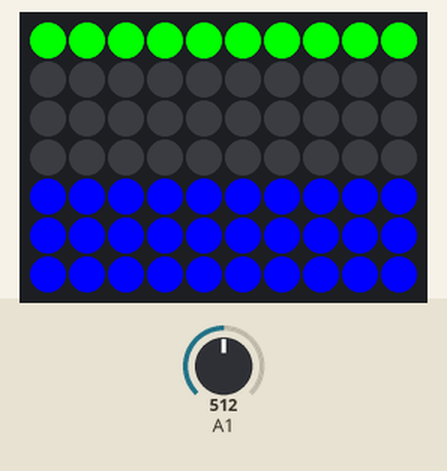
The sketch below on a simulated Arduino Uno, built with avr-gcc and run on an emulated ATmega328P. Parts: 10×7 RGB LED matrix (first LED top left, wired row by row). The inputs (shaded band) are chosen by the test bench; at power-on: A1 = 512. Random numbers use the default seed unless the sketch sets one.

Above: at 0.2 s.

The sketch:

MicrophoneTest.ino
```cpp
#include <FastLED.h>

#define LED_PIN  6

#define COLOR_ORDER RGB
#define CHIPSET     WS2811

#define BRIGHTNESS 255

#define  MESSAGE "This is a little message inclubing a typo. If you can read this, you stared long enough onto these pixels to actually read all of it."

// Helper functions for an two-dimensional XY matrix of pixels.
// Simple 2-D demo code is included as well.
//
//     XY(x,y) takes x and y coordinates and returns an LED index number,
//             for use like this:  leds[ XY(x,y) ] == CRGB::Red;
//             No error checking is performed on the ranges of x and y.
//
//     XYsafe(x,y) takes x and y coordinates and returns an LED index number,
//             for use like this:  leds[ XY(x,y) ] == CRGB::Red;
//             Error checking IS performed on the ranges of x and y, and an
//             index of "-1" is returned.  Special instructions below
//             explain how to use this without having to do your own error
//             checking every time you use this function.
//             This is a slightly more advanced technique, and
//             it REQUIRES SPECIAL ADDITIONAL setup, described below.


// Params for width and height
const uint8_t kMatrixWidth = 10;
const uint8_t kMatrixHeight = 7;

// Param for different pixel layouts
const bool    kMatrixSerpentineLayout = true;
// Set 'kMatrixSerpentineLayout' to false if your pixels are
// laid out all running the same way, like this:
//
//     0 >  1 >  2 >  3 >  4
//                         |
//     .----<----<----<----'
//     |
//     5 >  6 >  7 >  8 >  9
//                         |
//     .----<----<----<----'
//     |
//    10 > 11 > 12 > 13 > 14
//                         |
//     .----<----<----<----'
//     |
//    15 > 16 > 17 > 18 > 19
//
// Set 'kMatrixSerpentineLayout' to true if your pixels are
// laid out back-and-forth, like this:
//
//     0 >  1 >  2 >  3 >  4
//                         |
//                         |
//     9 <  8 <  7 <  6 <  5
//     |
//     |
//    10 > 11 > 12 > 13 > 14
//                        |
//                        |
//    19 < 18 < 17 < 16 < 15
//
// Bonus vocabulary word: anything that goes one way
// in one row, and then backwards in the next row, and so on
// is call "boustrophedon", meaning "as the ox plows."


// This function will return the right 'led index number' for
// a given set of X and Y coordinates on your matrix.
// IT DOES NOT CHECK THE COORDINATE BOUNDARIES.
// That's up to you.  Don't pass it bogus values.
//
// Use the "XY" function like this:
//
//    for( uint8_t x = 0; x < kMatrixWidth; x++) {
//      for( uint8_t y = 0; y < kMatrixHeight; y++) {
//
//        // Here's the x, y to 'led index' in action:
//        leds[ XY( x, y) ] = CHSV( random8(), 255, 255);
//
//      }
//    }
//
//
uint16_t XY( uint8_t x, uint8_t y)
{
  uint16_t i;

  if ( kMatrixSerpentineLayout == false) {
    i = (y * kMatrixWidth) + x;
  }

  if ( kMatrixSerpentineLayout == true) {
    if ( !(y & 0x01)) {
      // Odd rows run backwards
      uint8_t reverseX = (kMatrixWidth - 1) - x;
      i = (y * kMatrixWidth) + reverseX;
    }
    else {
      // Even rows run forwards
      i = (y * kMatrixWidth) + x;
    }
  }

  return i;
}


// Once you've gotten the basics working (AND NOT UNTIL THEN!)
// here's a helpful technique that can be tricky to set up, but
// then helps you avoid the needs for sprinkling array-bound-checking
// throughout your code.
//
// It requires a careful attention to get it set up correctly, but
// can potentially make your code smaller and faster.
//
// Suppose you have an 8 x 5 matrix of 40 LEDs.  Normally, you'd
// delcare your leds array like this:
//    CRGB leds[40];
// But instead of that, declare an LED buffer with one extra pixel in
// it, "leds_plus_safety_pixel".  Then declare "leds" as a pointer to
// that array, but starting with the 2nd element (id=1) of that array:
//    CRGB leds_with_safety_pixel[41];
//    const CRGB* leds( leds_plus_safety_pixel + 1);
// Then you use the "leds" array as you normally would.
// Now "leds[0..N]" are aliases for "leds_plus_safety_pixel[1..(N+1)]",
// AND leds[-1] is now a legitimate and safe alias for leds_plus_safety_pixel[0].
// leds_plus_safety_pixel[0] aka leds[-1] is now your "safety pixel".
//
// Now instead of using the XY function above, use the one below, "XYsafe".
//
// If the X and Y values are 'in bounds', this function will return an index
// into the visible led array, same as "XY" does.
// HOWEVER -- and this is the trick -- if the X or Y values
// are out of bounds, this function will return an index of -1.
// And since leds[-1] is actually just an alias for leds_plus_safety_pixel[0],
// it's a totally safe and legal place to access.  And since the 'safety pixel'
// falls 'outside' the visible part of the LED array, anything you write
// there is hidden from view automatically.
// Thus, this line of code is totally safe, regardless of the actual size of
// your matrix:
//    leds[ XYsafe( random8(), random8() ) ] = CHSV( random8(), 255, 255);
//
// The only catch here is that while this makes it safe to read from and
// write to 'any pixel', there's really only ONE 'safety pixel'.  No matter
// what out-of-bounds coordinates you write to, you'll really be writing to
// that one safety pixel.  And if you try to READ from the safety pixel,
// you'll read whatever was written there last, reglardless of what coordinates
// were supplied.

#define NUM_LEDS (kMatrixWidth * kMatrixHeight)
CRGB leds_plus_safety_pixel[ NUM_LEDS + 1];
CRGB* leds( leds_plus_safety_pixel + 1);
byte buf[ 2 ][ kMatrixWidth+2 ][ kMatrixHeight+4 ];
byte bufi = 0;
int mic_cur, mic_old, mic_delta, mic_mean, mic_mean_delta, mic_mean_old, mic_mean_far = 0;
uint32_t counter = 0;

uint16_t XYsafe( int x, int y)
{
  if ( x >= kMatrixWidth) return -1;
  if ( y >= kMatrixHeight) return -1;
  if ( x < 0) return -1;
  if ( y < 0) return -1;
  return XY(x, y);
}


// Demo that USES "XY" follows code below

void loop()
{
  counter++;
  mic_cur = analogRead(A1);
  mic_delta = mic_cur - mic_old;
  //if( abs(mic_delta) < 2 ) mic_delta = 0;
  mic_mean += mic_delta / 3.0;
  mic_mean_delta = mic_mean - mic_mean_old;
  mic_mean_far += mic_delta / 64.0;
  mic_old = mic_cur;
  mic_mean_old = mic_mean;

  int length = strlen(MESSAGE) * 6 + 20;
  uint32_t ms = millis();
  ms = ms & 0x0003FFFF;

  //FireLoop();
  if( (counter/kMatrixWidth) % 3 == 0 ) MicroCenter(counter);
  FastLED.show();
}

void MicroShow(uint32_t ms) {
  //if(mic_delta > 8) { leds[ XYsafe(0,0) ] = CRGB(0,0,255); }
/*  for( byte x = kMatrixWidth - 1; x > 0; x-- ) {
    for( byte y = 0; y < kMatrixHeight; y++ ) {
      leds[ XYsafe(x,y) ] = leds[ XYsafe(x-1, y) ];
    }
  }
*/
  int data = mic_mean_far - mic_mean;
  int l = (abs(data)*32);
  for( int i = 0; i < kMatrixHeight; i++) {
    leds[ XYsafe(ms % kMatrixWidth,i) ] = CRGB(min(255, l*(data < 0)),0, min(255, l*(data > 0)) );
    l = max(0,l-256);
  }
}

void MicroCenter(uint32_t ms) {
  int data = mic_mean_far - mic_mean_delta;
  int l = (data*16);
  for( int i = 0; i < kMatrixHeight/2; i++) {
    leds[ XYsafe(ms % kMatrixWidth,(kMatrixHeight/2)+i+1) ] = CRGB(0,0, min(255, l*(data>0) ));
    l = max(0,l-256);
  }
  l = -(data*16);
  for( int i = 0; i < kMatrixHeight/2; i++) {
    leds[ XYsafe(ms % kMatrixWidth,(kMatrixHeight/2)-i) ] = CRGB(min(255, l*(data<=0) ),0,0);
    l = max(0,l-256);
  }
  l = mic_mean_far - mic_delta;
  l *= 16;
  for( int i = 0; i < kMatrixWidth; i++) {
    leds[ XYsafe(i,0) ] = CRGB(0,min(255, l),0);
    l = max(0,l-256);
  }
}

void SinesLoop(uint32_t ms) {
  Clear();
  for( int x = 0; x < kMatrixWidth; x++) {
    leds[ XYsafe(x, ((1.2+sin((ms+x)/4.0))/2.4)*kMatrixHeight) ].r = 255;
    leds[ XYsafe(x, ((1.2+sin((ms+x+7)/4.0))/2.4)*kMatrixHeight) ].g = 255;
    leds[ XYsafe(x, ((1.2+sin((ms+x+15)/4.0))/2.4)*kMatrixHeight) ].b = 255;
  }
}

CRGB palette(byte shade) {
  double r = 1-cos(((shade/255.0)*PI)/2);
  double g = ((1-cos(((shade/255.0)*6*PI)/2))/2) * (r*r*0.5);
  double b = (1-cos((max(shade-128,0)/128.0)*0.5*PI)) * r;
  return CRGB(r*255, g*255 , b*255);
}

#define COOLDOWN 12
uint16_t firecount = 0;
void FireLoop() {
  if( firecount % 4 <= 1 ) {
    for( byte x = 0; x < kMatrixWidth+2; x++ ) {
      byte r = random(3);
      buf[bufi][x][kMatrixHeight+2] = (byte)0x31 << r;
      buf[bufi][x][kMatrixHeight+3] = (byte)0x31 << r+1;
    }
  }
  if( mic_mean_delta > 16 ) {
    byte w = min(4, mic_mean_delta/16) + 1;
    byte o = 1+w+random(kMatrixWidth-w-1);
    for( byte x = o-w; x <= o+w; x++) {
      for( byte y = 1; y <= 3; y++)  {
        buf[bufi][x][kMatrixHeight+y] = 255-((y-1)*64);
      }
    }
  }
  for( byte x = 1; x <= kMatrixWidth; x++ ) {
    for( int y = 0; y <= kMatrixHeight+2; y++ ) {
      int delta = (buf[bufi][x-1][y] + buf[bufi][x+1][y] + buf[bufi][x][y-1] + buf[bufi][x][y+1]) / 4;
      if( delta <= COOLDOWN ) delta = COOLDOWN;
      buf[bufi^1][x][y-1] = (delta - COOLDOWN);
    }
  }
  bufi ^= 1;
  for( byte x = 0; x < kMatrixWidth; x++ ) {
    for( byte y = 0; y < kMatrixHeight; y++ ) {
      leds[ XYsafe(x, y) ] = palette( buf[bufi][x+1][kMatrixHeight - y - 1] );
    }
  }
  firecount++;
}

void PaletteTestLoop(uint32_t ms) {
  for( int x = 0; x < kMatrixWidth; x++ ) {
    for( int y = 0; y < kMatrixHeight; y++ ) {
      leds[ XYsafe(x,y) ] = palette( ((ms/100) + (x*kMatrixWidth) + y) % 255 );
    }
  }
}

void Clear() {
  for ( byte y = 0; y < kMatrixHeight; y++) {
    for ( byte x = 0; x < kMatrixWidth; x++) {
      leds[ XYsafe(x, y)]  = CHSV((16*y)+(47*x), 255, 42);
    }
  }
}

void setup() {
  FastLED.addLeds<CHIPSET, LED_PIN, COLOR_ORDER>(leds, NUM_LEDS);
  FastLED.setBrightness( BRIGHTNESS );
  pinMode(A1, INPUT);
  mic_mean_far = mic_mean = mic_old = mic_mean_old = analogRead(A1);
}
```
